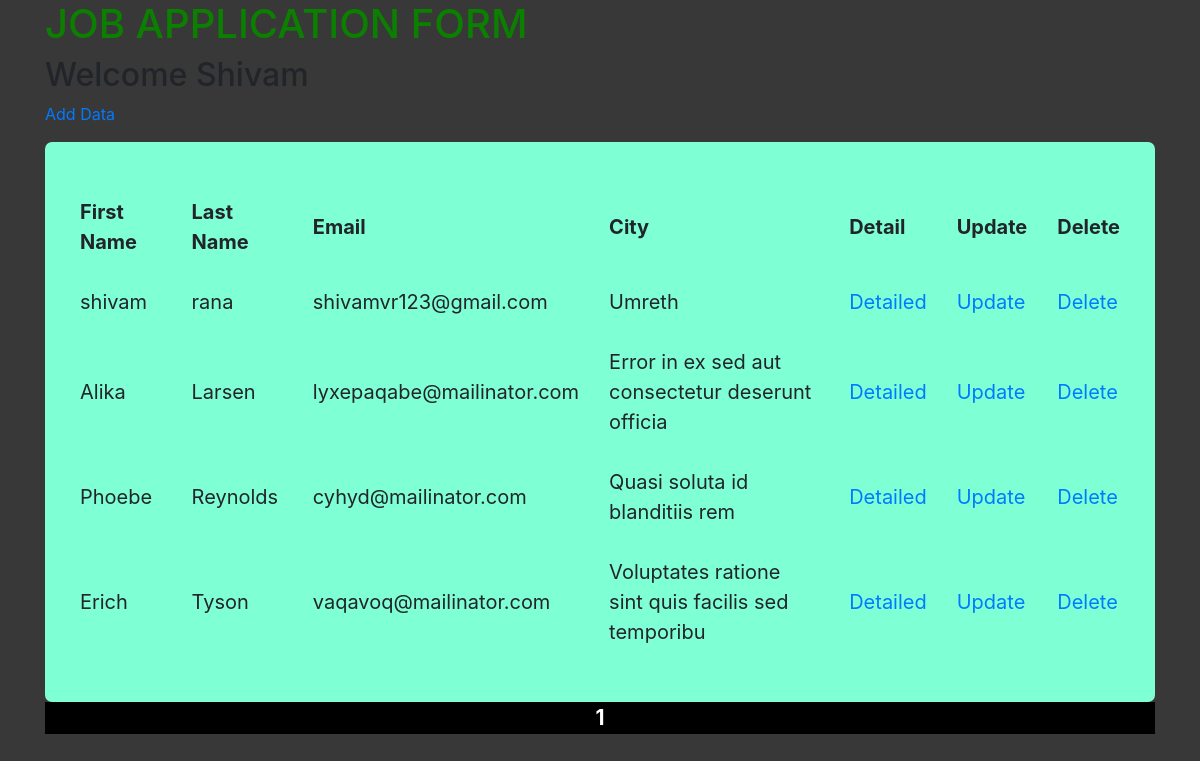
The app's page /home/ (signed in) with its own data.
### JobApplicationApp/models.py (models this page shows, shortened)
class BasicDetails(models.Model):
    rel_status = (
        ("single", "single"),
        ("married", "married")
    )
    GENDER_CHOICES =(
        ('male','Male'),
        ('female','Female'),
    )
    user_id = models.ForeignKey(User, on_delete=models.CASCADE)
    first_name = models.CharField(max_length=50)
    last_name = models.CharField(max_length=50)
    designation = models.CharField(max_length=50, blank=True)
    email = models.EmailField()
    gender = models.CharField(max_length=10, choices=GENDER_CHOICES, null=True, blank=True)
    birth_date = models.DateField()
    relationship = models.CharField(max_length=15, choices=rel_status, null=True, blank=True)
    city = models.CharField(max_length=50)
    address1 = models.CharField(max_length=150)
    address2 = models.CharField(max_length=150, null=True, blank=True)
    zipcode = models.IntegerField()
    state = models.CharField(max_length=20, null=True, blank=True)

### JobApplicationApp/views.py (the view)
# urls.py: path("home/", views.home, name="home"),
def home(request):
    suser = request.session["username"]
    user = User.objects.filter(username=suser).first()
    basicdata = BasicDetails.objects.filter(user_id=user.id)
    p = Paginator(basicdata, 10)
    page_number = request.GET.get('page')
    try:
        page_obj = p.get_page(page_number)
    except PageNotAnInteger:
        page_obj = p.page(10)
    except EmptyPage:
        page_obj = p.page(p.num_pages)
    context = {
        "username": suser,
        "pageobj": page_obj
    }
    return render(request, "home.html", context)

### templates/JobApplicationApp/home.html (shortened to what this page needs)
{% extends "base.html" %}
{% load static %}
{% block body %}
    <h1> JOB APPLICATION FORM </h1>
    <h2>Welcome {{username | capfirst}}</h2>
    <p><a href="{% url "basic" %}">Add Data</a></p>
    <div class="listtablediv">
        <table>
            <thead>
                <th>First Name</th>
                <th>Last Name</th>
                <th>Email</th>
                <th>City</th>
                <th>Detail</th>
                <th>Update</th>
                <th>Delete</th>
            </thead>
            <tbody>
            {% for dt in pageobj.object_list %}
                <tr><td>{{dt.first_name}}</td><td>{{dt.last_name}}</td><td>{{dt.email}}</td><td>{{dt.city}}</td><td><a href={% url "detailed" dt.id %}>Detailed</a></td><td><a href="{% url "basicupdate" userid=0 id=dt.id %}">Update</a></td><td><a href="{% url "delete" userid=0 id=dt.id %}">Delete</a></td></tr>
            {% endfor %}
            </tbody>
        </table>
        </div>
        <center>
        <div style="background:black; color:white; font-weight:bold; font-size:21px;">
                <span>{{pageobj.number}}</span>
        </div>
    </center>
{% endblock %}

### static/css/JobApplicationApp/css/style.css (style rules this page uses)
h1 { color:rgb(11, 128, 0); }
body { background-color: rgb(57, 56, 56); }
td, th { font-size: 20px; margin: 6px; padding: 5px; }
.listtablediv { background-color: aquamarine; padding:20px; border-radius: 7px; }
.listtablediv table { margin: 20px auto; }
.listtablediv table td, th { margin: 5px; padding: 15px; }

### records on screen
BasicDetails: first_name "shivam", last_name "rana", email "shivamvr123@gmail.com", city "Umreth"
BasicDetails: first_name "Alika", last_name "Larsen", email "lyxepaqabe@mailinator.com", city "Error in ex sed aut consectetur deserunt officia"
BasicDetails: first_name "Phoebe", last_name "Reynolds", email "cyhyd@mailinator.com", city "Quasi soluta id blanditiis rem"
BasicDetails: first_name "Erich", last_name "Tyson", email "vaqavoq@mailinator.com", city "Voluptates ratione sint quis facilis sed temporibu"

### other values on screen
{{ username | capfirst }} "Shivam"
{{ pageobj.number }} "1"
